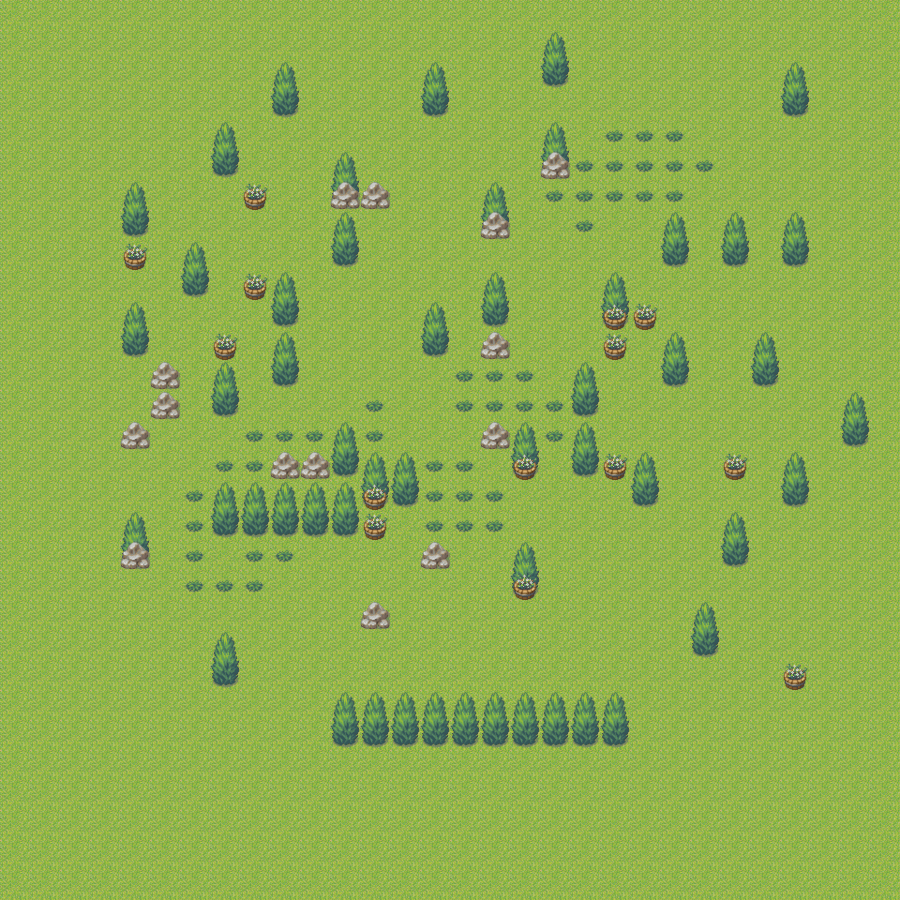

Rendered tile map (Tiled .tmx) drawn with the repository's tilesets; below, a short description and the map source with its tile grids summarised:
An orthogonal 30x30 tile map with 30x30 px tiles, 4 tile layers (ground, gress, tree, stone) and 1 object (playerpos).

<map version="1.10" tiledversion="1.10.1" orientation="orthogonal" renderorder="right-down" width="30" height="30" tilewidth="30" tileheight="30" infinite="0" nextlayerid="6" nextobjectid="2">
 <tileset firstgid="1" source="d4d6354beef8401ba38a8638f0a5808c.tsx" />
 <layer id="1" name="ground" width="30" height="30">
  <data>[900 cells, 900 non-empty, 1 distinct tile ids]</data>
 </layer>
 <layer id="4" name="gress" width="30" height="30">
  <data>[900 cells, 59 non-empty, 1 distinct tile ids]</data>
 </layer>
 <objectgroup id="5" name="player">
  <object id="1" name="playerpos" gid="25" x="408" y="402" width="30" height="30">
   <properties>
    <property name="isplayer" type="bool" value="true" />
   </properties>
  </object>
 </objectgroup>
 <layer id="2" name="tree" width="30" height="30">
  <data>[900 cells, 104 non-empty, 2 distinct tile ids]</data>
 </layer>
 <layer id="3" name="stone" width="30" height="30">
  <data>[900 cells, 28 non-empty, 2 distinct tile ids]</data>
 </layer>
</map>